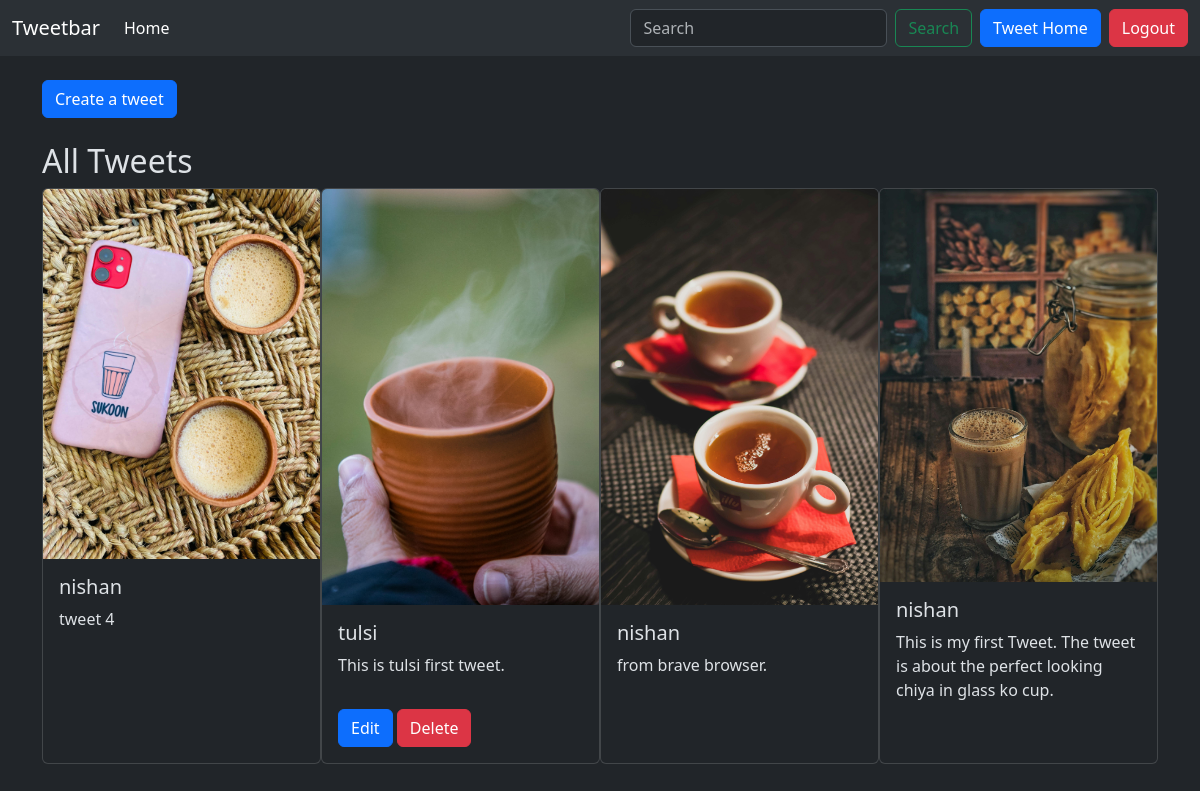
Page /tweet/ (signed in) on the committed database.
### tweet/models.py (models this page shows, shortened)
class Tweet(models.Model):
    user = models.ForeignKey(User, on_delete=models.CASCADE)
    text = models.TextField(max_length=256)
    photo = models.ImageField(upload_to='photos/', blank=True, null=True)
    created_at = models.DateTimeField(auto_now_add=True)
    updated_ad = models.DateTimeField(auto_now=True)

### tweet/views.py (the view)
# urls.py: path('', views.all_tweets, name="all_tweets"),
def all_tweets(request):
    tweets = Tweet.objects.all().order_by('-created_at')
    return render(request, 'tweet/all_tweets.html', {'tweets': tweets})

### tweet/templates/tweet/all_tweets.html (shortened to what this page needs)
{% extends "layout.html" %}
{% block content %}
<a class="btn btn-primary mt-4 mb-4" href="{% url 'tweet' %}">Create a tweet</a>
<h2>All Tweets</h2>
<div class="all-tweets d-flex flex-row justify-content-evenly">
  {% for tweet in tweets %}
  <div class="card" style="width: 18rem;">
    <img class="card-img-top" src="{{tweet.photo.url}}" alt="Card image cap">
    <div class="card-body">
      <h5 class="card-title">{{tweet.user.username}}</h5>
      <p class="card-text">{{tweet.text}}</p>
    </div>
    <div class="card-body">
      {% if tweet.user == user %}
      <a href="{% url 'tweet_edit' tweet.id %}" class="btn btn-primary">Edit</a>
      <a href="{% url 'tweet_delete' tweet.id %}" class="btn btn-danger">Delete</a>
      {% endif %}
    </div>
  </div>
  {% endfor %}
</div>
{% endblock %}

### rows in the picture
Tweet: photo (picture), user.username "nishan", text "tweet 4"
Tweet: photo (picture), user.username "tulsi", text "This is tulsi first tweet.", shows "Edit"
Tweet: photo (picture), user.username "nishan", text "from brave browser."
Tweet: photo (picture), user.username "nishan", text "This is my first Tweet. The tweet is about the perfect looking chiya in glass ko cup."
